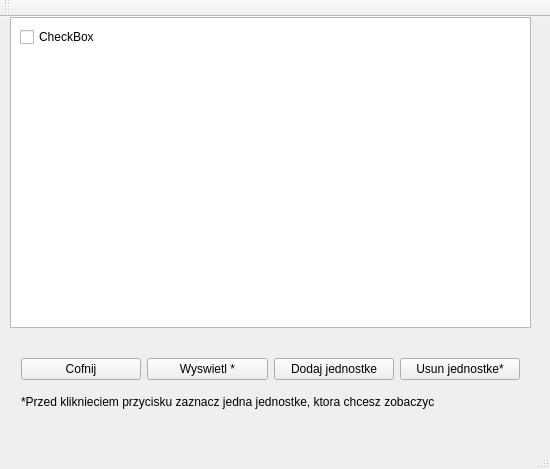
<?xml version="1.0" encoding="UTF-8"?>
<ui version="4.0">
 <class>Jednostki</class>
 <widget class="QMainWindow" name="Jednostki">
  <property name="geometry">
   <rect>
    <x>0</x>
    <y>0</y>
    <width>550</width>
    <height>469</height>
   </rect>
  </property>
  <property name="windowTitle">
   <string>Jednostki</string>
  </property>
  <widget class="QWidget" name="centralWidget">
   <widget class="QTableView" name="tableView">
    <property name="geometry">
     <rect>
      <x>10</x>
      <y>0</y>
      <width>521</width>
      <height>311</height>
     </rect>
    </property>
   </widget>
   <widget class="QCheckBox" name="checkBox">
    <property name="geometry">
     <rect>
      <x>20</x>
      <y>10</y>
      <width>81</width>
      <height>20</height>
     </rect>
    </property>
    <property name="text">
     <string>CheckBox</string>
    </property>
   </widget>
   <widget class="QWidget" name="layoutWidget">
    <property name="geometry">
     <rect>
      <x>10</x>
      <y>330</y>
      <width>521</width>
      <height>81</height>
     </rect>
    </property>
    <layout class="QVBoxLayout" name="verticalLayout">
     <item>
      <layout class="QHBoxLayout" name="horizontalLayout">
       <item>
        <widget class="QPushButton" name="cofnij">
         <property name="text">
          <string>Cofnij</string>
         </property>
        </widget>
       </item>
       <item>
        <widget class="QPushButton" name="wyswietl">
         <property name="text">
          <string>Wyswietl *</string>
         </property>
        </widget>
       </item>
       <item>
        <widget class="QPushButton" name="dodaj">
         <property name="text">
          <string>Dodaj jednostke</string>
         </property>
        </widget>
       </item>
       <item>
        <widget class="QPushButton" name="usun">
         <property name="text">
          <string>Usun jednostke*</string>
         </property>
        </widget>
       </item>
      </layout>
     </item>
     <item>
      <widget class="QLabel" name="label">
       <property name="text">
        <string>*Przed kliknieciem przycisku zaznacz jedna jednostke, ktora chcesz zobaczyc</string>
       </property>
      </widget>
     </item>
    </layout>
   </widget>
  </widget>
  <widget class="QMenuBar" name="menuBar">
   <property name="geometry">
    <rect>
     <x>0</x>
     <y>0</y>
     <width>550</width>
     <height>26</height>
    </rect>
   </property>
  </widget>
  <widget class="QToolBar" name="mainToolBar">
   <attribute name="toolBarArea">
    <enum>TopToolBarArea</enum>
   </attribute>
   <attribute name="toolBarBreak">
    <bool>false</bool>
   </attribute>
  </widget>
  <widget class="QStatusBar" name="statusBar"/>
 </widget>
 <layoutdefault spacing="6" margin="11"/>
 <resources/>
 <connections>
  <connection>
   <sender>cofnij</sender>
   <signal>clicked()</signal>
   <receiver>Jednostki</receiver>
   <slot>cofnij_do_hufca()</slot>
   <hints>
    <hint type="sourcelabel">
     <x>110</x>
     <y>386</y>
    </hint>
    <hint type="destinationlabel">
     <x>72</x>
     <y>402</y>
    </hint>
   </hints>
  </connection>
  <connection>
   <sender>dodaj</sender>
   <signal>clicked()</signal>
   <receiver>Jednostki</receiver>
   <slot>dodaj_jednostke()</slot>
   <hints>
    <hint type="sourcelabel">
     <x>281</x>
     <y>386</y>
    </hint>
    <hint type="destinationlabel">
     <x>267</x>
     <y>402</y>
    </hint>
   </hints>
  </connection>
  <connection>
   <sender>usun</sender>
   <signal>clicked()</signal>
   <receiver>Jednostki</receiver>
   <slot>usun_jednostke()</slot>
   <hints>
    <hint type="sourcelabel">
     <x>440</x>
     <y>386</y>
    </hint>
    <hint type="destinationlabel">
     <x>408</x>
     <y>401</y>
    </hint>
   </hints>
  </connection>
  <connection>
   <sender>wyswietl</sender>
   <signal>clicked()</signal>
   <receiver>Jednostki</receiver>
   <slot>wyswietl()</slot>
   <hints>
    <hint type="sourcelabel">
     <x>214</x>
     <y>387</y>
    </hint>
    <hint type="destinationlabel">
     <x>187</x>
     <y>357</y>
    </hint>
   </hints>
  </connection>
 </connections>
 <slots>
  <slot>cofnij_do_hufca()</slot>
  <slot>dodaj_jednostke()</slot>
  <slot>usun_jednostke()</slot>
  <slot>wyswietl()</slot>
 </slots>
</ui>
